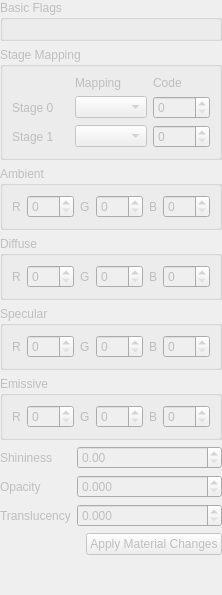
<?xml version="1.0" encoding="UTF-8"?>
<ui version="4.0">
 <class>MaterialEditorWidget</class>
 <widget class="QWidget" name="MaterialEditorWidget">
  <property name="enabled"><bool>false</bool></property>
  <layout class="QVBoxLayout" name="verticalLayout">
   <property name="spacing"><number>6</number></property>
   <property name="leftMargin"><number>0</number></property><property name="topMargin"><number>0</number></property>
   <property name="rightMargin"><number>0</number></property><property name="bottomMargin"><number>0</number></property>
   <item><widget class="QGroupBox" name="basicFlagsGroup"><property name="title"><string>Basic Flags</string></property><layout class="QVBoxLayout" name="basicFlagsLayout"/></widget></item>
   <item><widget class="QGroupBox" name="stageGroup"><property name="title"><string>Stage Mapping</string></property><layout class="QGridLayout" name="stageLayout">
    <item row="0" column="1"><widget class="QLabel" name="mappingLabel"><property name="text"><string>Mapping</string></property></widget></item>
    <item row="0" column="2"><widget class="QLabel" name="codeLabel"><property name="text"><string>Code</string></property></widget></item>
    <item row="1" column="0"><widget class="QLabel" name="stage0Label"><property name="text"><string>Stage 0</string></property></widget></item>
    <item row="1" column="1"><widget class="QComboBox" name="stage0Combo"/></item><item row="1" column="2"><widget class="QSpinBox" name="stage0CodeSpin"><property name="maximum"><number>255</number></property></widget></item>
    <item row="2" column="0"><widget class="QLabel" name="stage1Label"><property name="text"><string>Stage 1</string></property></widget></item>
    <item row="2" column="1"><widget class="QComboBox" name="stage1Combo"/></item><item row="2" column="2"><widget class="QSpinBox" name="stage1CodeSpin"><property name="maximum"><number>255</number></property></widget></item>
   </layout></widget></item>
   <item><widget class="QGroupBox" name="ambientGroup"><property name="title"><string>Ambient</string></property><layout class="QGridLayout" name="ambientLayout">
    <item row="0" column="0"><widget class="QLabel" name="ambientRLabel"><property name="text"><string>R</string></property></widget></item><item row="0" column="1"><widget class="QSpinBox" name="ambientRSpin"><property name="maximum"><number>255</number></property></widget></item>
    <item row="0" column="2"><widget class="QLabel" name="ambientGLabel"><property name="text"><string>G</string></property></widget></item><item row="0" column="3"><widget class="QSpinBox" name="ambientGSpin"><property name="maximum"><number>255</number></property></widget></item>
    <item row="0" column="4"><widget class="QLabel" name="ambientBLabel"><property name="text"><string>B</string></property></widget></item><item row="0" column="5"><widget class="QSpinBox" name="ambientBSpin"><property name="maximum"><number>255</number></property></widget></item>
   </layout></widget></item>
   <item><widget class="QGroupBox" name="diffuseGroup"><property name="title"><string>Diffuse</string></property><layout class="QGridLayout" name="diffuseLayout">
    <item row="0" column="0"><widget class="QLabel" name="diffuseRLabel"><property name="text"><string>R</string></property></widget></item><item row="0" column="1"><widget class="QSpinBox" name="diffuseRSpin"><property name="maximum"><number>255</number></property></widget></item>
    <item row="0" column="2"><widget class="QLabel" name="diffuseGLabel"><property name="text"><string>G</string></property></widget></item><item row="0" column="3"><widget class="QSpinBox" name="diffuseGSpin"><property name="maximum"><number>255</number></property></widget></item>
    <item row="0" column="4"><widget class="QLabel" name="diffuseBLabel"><property name="text"><string>B</string></property></widget></item><item row="0" column="5"><widget class="QSpinBox" name="diffuseBSpin"><property name="maximum"><number>255</number></property></widget></item>
   </layout></widget></item>
   <item><widget class="QGroupBox" name="specularGroup"><property name="title"><string>Specular</string></property><layout class="QGridLayout" name="specularLayout">
    <item row="0" column="0"><widget class="QLabel" name="specularRLabel"><property name="text"><string>R</string></property></widget></item><item row="0" column="1"><widget class="QSpinBox" name="specularRSpin"><property name="maximum"><number>255</number></property></widget></item>
    <item row="0" column="2"><widget class="QLabel" name="specularGLabel"><property name="text"><string>G</string></property></widget></item><item row="0" column="3"><widget class="QSpinBox" name="specularGSpin"><property name="maximum"><number>255</number></property></widget></item>
    <item row="0" column="4"><widget class="QLabel" name="specularBLabel"><property name="text"><string>B</string></property></widget></item><item row="0" column="5"><widget class="QSpinBox" name="specularBSpin"><property name="maximum"><number>255</number></property></widget></item>
   </layout></widget></item>
   <item><widget class="QGroupBox" name="emissiveGroup"><property name="title"><string>Emissive</string></property><layout class="QGridLayout" name="emissiveLayout">
    <item row="0" column="0"><widget class="QLabel" name="emissiveRLabel"><property name="text"><string>R</string></property></widget></item><item row="0" column="1"><widget class="QSpinBox" name="emissiveRSpin"><property name="maximum"><number>255</number></property></widget></item>
    <item row="0" column="2"><widget class="QLabel" name="emissiveGLabel"><property name="text"><string>G</string></property></widget></item><item row="0" column="3"><widget class="QSpinBox" name="emissiveGSpin"><property name="maximum"><number>255</number></property></widget></item>
    <item row="0" column="4"><widget class="QLabel" name="emissiveBLabel"><property name="text"><string>B</string></property></widget></item><item row="0" column="5"><widget class="QSpinBox" name="emissiveBSpin"><property name="maximum"><number>255</number></property></widget></item>
   </layout></widget></item>
   <item><layout class="QFormLayout" name="floatForm">
    <item row="0" column="0"><widget class="QLabel" name="shininessLabel"><property name="text"><string>Shininess</string></property></widget></item><item row="0" column="1"><widget class="QDoubleSpinBox" name="shininessSpin"><property name="decimals"><number>2</number></property><property name="maximum"><double>1000.000000000000000</double></property><property name="singleStep"><double>1.000000000000000</double></property></widget></item>
    <item row="1" column="0"><widget class="QLabel" name="opacityLabel"><property name="text"><string>Opacity</string></property></widget></item><item row="1" column="1"><widget class="QDoubleSpinBox" name="opacitySpin"><property name="decimals"><number>3</number></property><property name="maximum"><double>1.000000000000000</double></property><property name="singleStep"><double>0.050000000000000</double></property></widget></item>
    <item row="2" column="0"><widget class="QLabel" name="translucencyLabel"><property name="text"><string>Translucency</string></property></widget></item><item row="2" column="1"><widget class="QDoubleSpinBox" name="translucencySpin"><property name="decimals"><number>3</number></property><property name="maximum"><double>1.000000000000000</double></property><property name="singleStep"><double>0.050000000000000</double></property></widget></item>
   </layout></item>
   <item alignment="Qt::AlignmentFlag::AlignRight"><widget class="QPushButton" name="applyButton"><property name="text"><string>Apply Material Changes</string></property></widget></item>
   <item><spacer name="verticalSpacer"><property name="orientation"><enum>Qt::Orientation::Vertical</enum></property><property name="sizeHint" stdset="0"><size><width>20</width><height>40</height></size></property></spacer></item>
  </layout>
 </widget>
 <resources/><connections/>
</ui>
